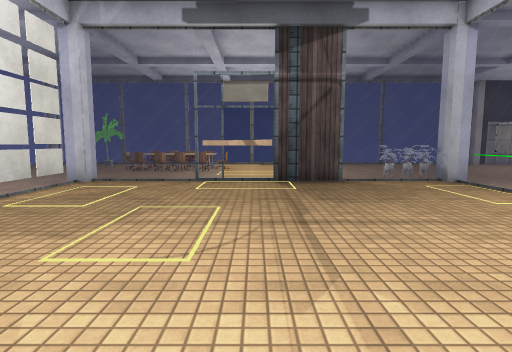
View 1 (above)

22 first-person views from a walk through a scene from a Unity 3-D project. The camera is 1.4 m above the floor, tilts 6° down and sees 80° across. The floor is counted in squares, 1 m on a side. Each view is taken from the middle of a square. On the plan, view 1 faces up. The plan holds only what a view shows up to about 14 squares ahead; the rest is blank. The place goes on beyond the plan. The player character is not drawn. Some animated figures are left out. Door leaves are left out, so doorways stand open. Some surface patterns are stand-ins.

View 2
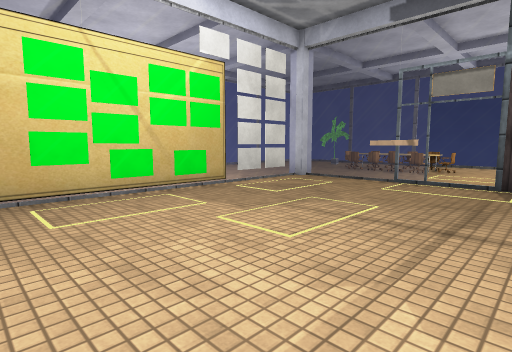

View 3
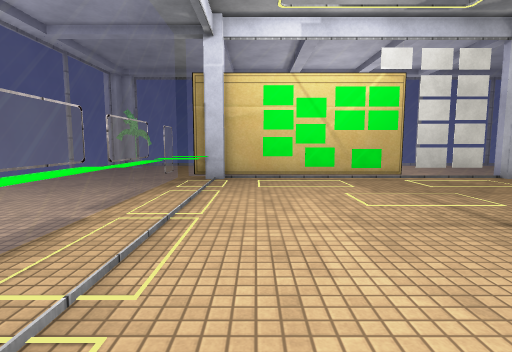

View 4
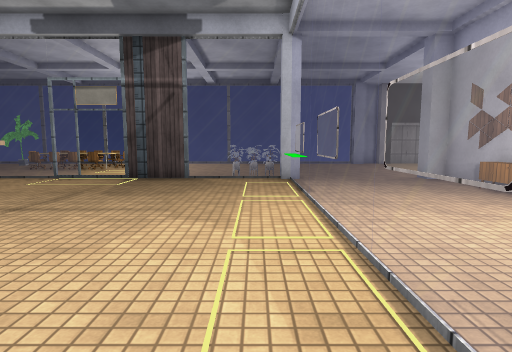

View 5
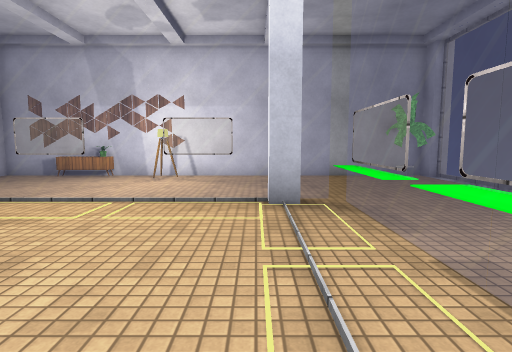

View 6
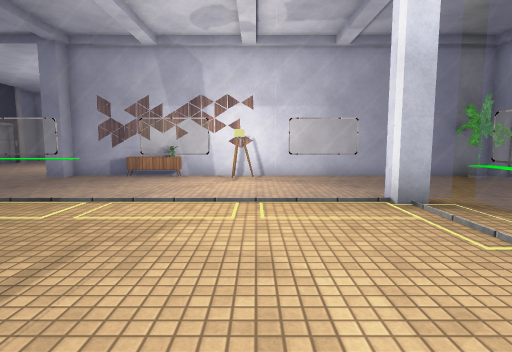

View 7
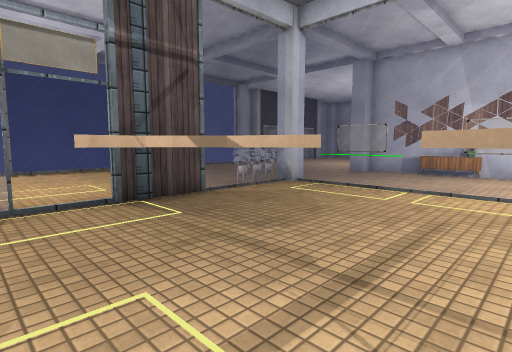

View 8
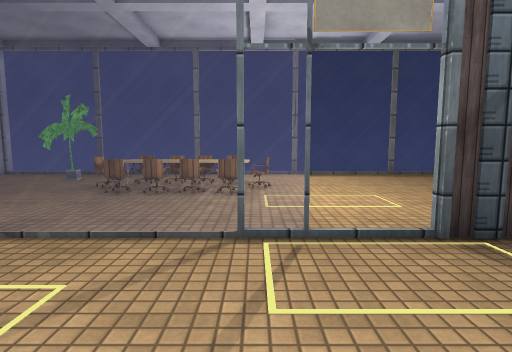

View 9
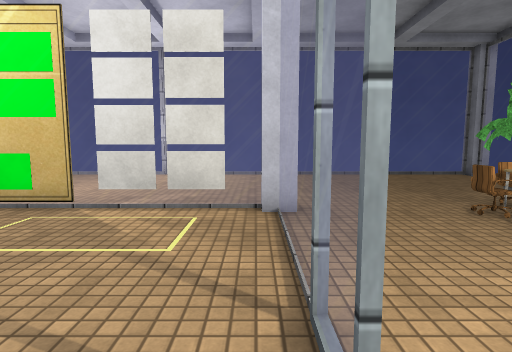

View 10
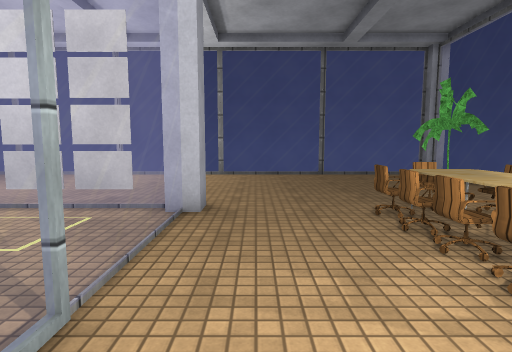

View 11
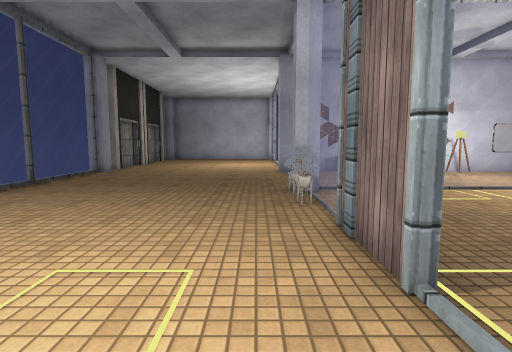

View 12
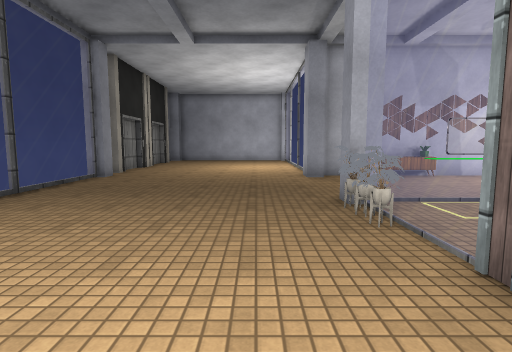

View 13
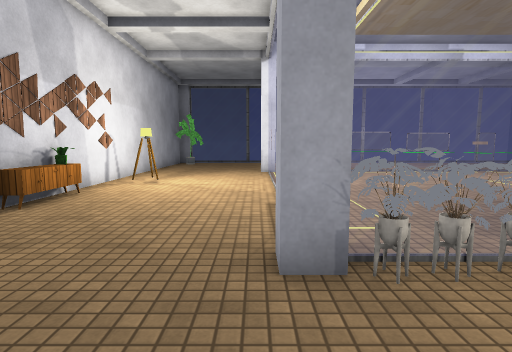

View 14
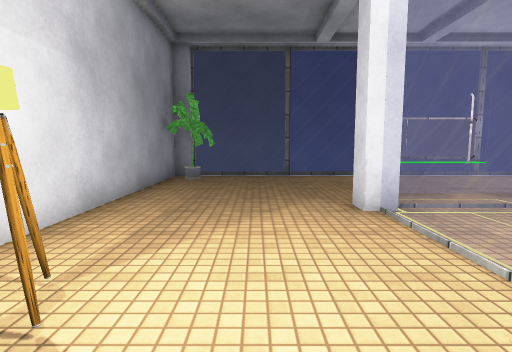

View 15
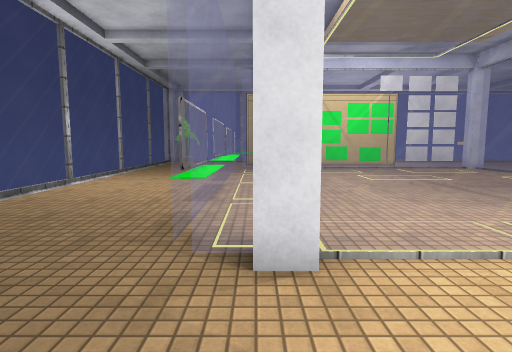

View 16
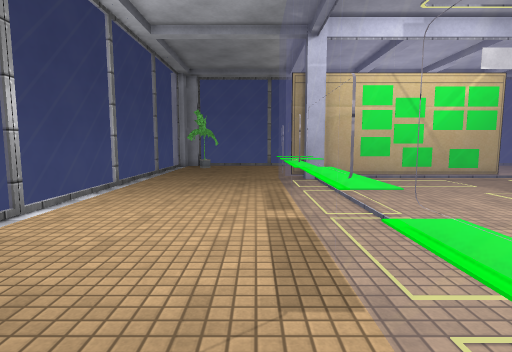

View 17
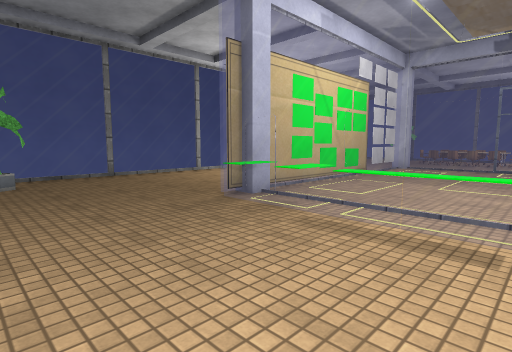

View 18
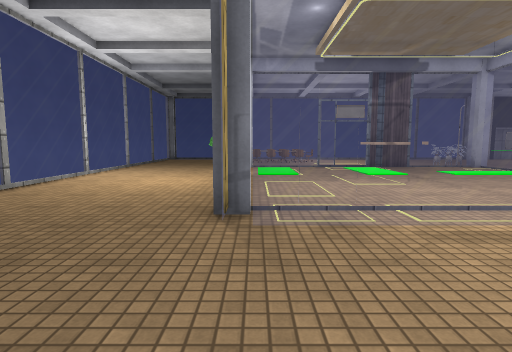

View 19
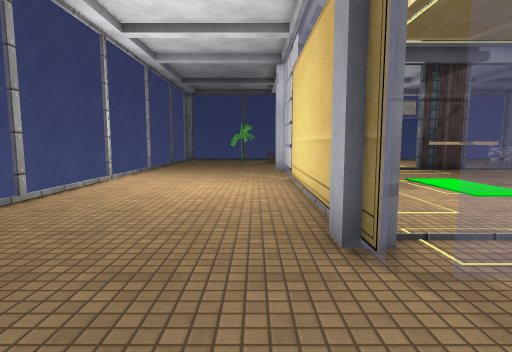

View 20
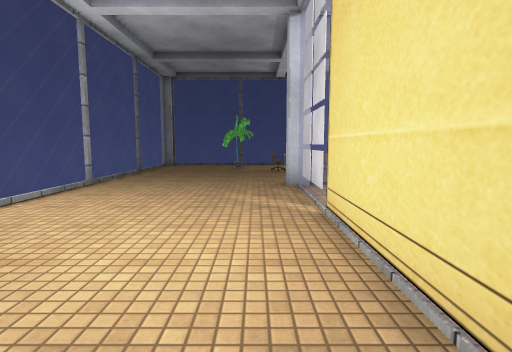

View 21
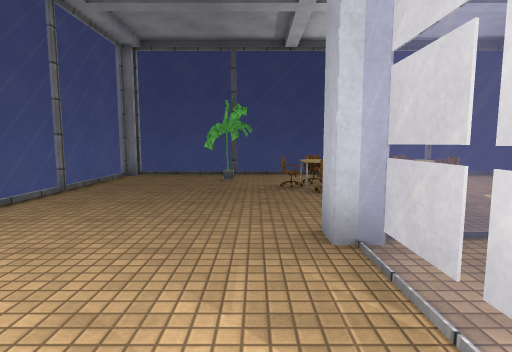

View 22
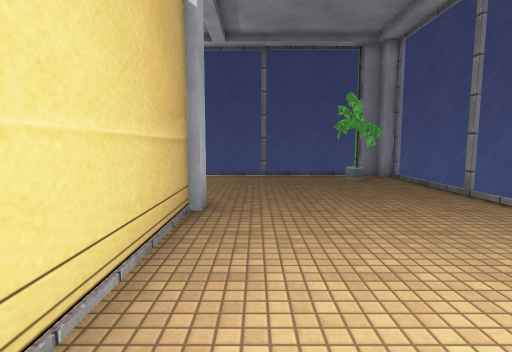

### Floor plan
Key: @ floor where view 1 was taken; # wall or solid block; . floor; D open door; = window, fence, low wall or low ledge; ^ raised ledge; P plant; L lamp; F flowerpot; C chair; O other object.
Columns run from 14 left of view 1 to 14 right of it. Each row starts with its distance up from view 1.
 21 #=========  ========= =====##
 20 =.......... .................
 19 =...PF.......................
 18 =.......CCCO.................
 17 =......COOOOC................
 16 =.......CCCC.................
 15 =............................
 14 =............................
 13 =............................
 12 =............D.D...OOO.....##
 11 =......=====O..O##=..=.....##
 10 =......=.............=......#
  9 =......=.............O......#
  8 =......=.............=.....O#
  7 =......=.....O.......=.....PO
  6 =......=......O......=.....O#
  5 =......#.............O......#
  4 =......=......O......=....L.#
  3 =......=.....O.......=....L.#
  2 =......=.............=......#
  1  ......=.............O......#
  0  ......##.....@......=......#
 -1  ......=^.^..........=......#
 -2 =.......==============......#
 -3 =...........................#
 -4 =...........................#
 -5 =...........................#
 -6 =PF.......................PF#
 -7 ##................. .......##
 -8  #================  =======#

Where each view was taken, in squares from view 1:
view 1: 0 up, 0 right, facing up
view 2: 0 up, 2 right, facing up-left
view 3: 1 up, 6 right, facing left
view 4: 1 down, 6 right, facing up
view 5: 0 up, 0 right, facing right
view 6: 3 up, 0 right, facing right
view 7: 4 up, 2 left, facing up-right
view 8: 7 up, 2 left, facing up
view 9: 11 up, 0 right, facing left
view 10: 13 up, 0 right, facing left
view 11: 13 up, 2 left, facing right
view 12: 14 up, 0 right, facing right
view 13: 15 up, 8 right, facing down
view 14: 6 up, 10 right, facing down
view 15: 1 down, 11 right, facing left
view 16: 3 down, 6 right, facing left
view 17: 7 down, 0 right, facing up-left
view 18: 7 down, 6 left, facing up
view 19: 5 down, 8 left, facing up
view 20: 1 up, 8 left, facing up
view 21: 7 up, 8 left, facing up
view 22: 6 up, 8 left, facing down
